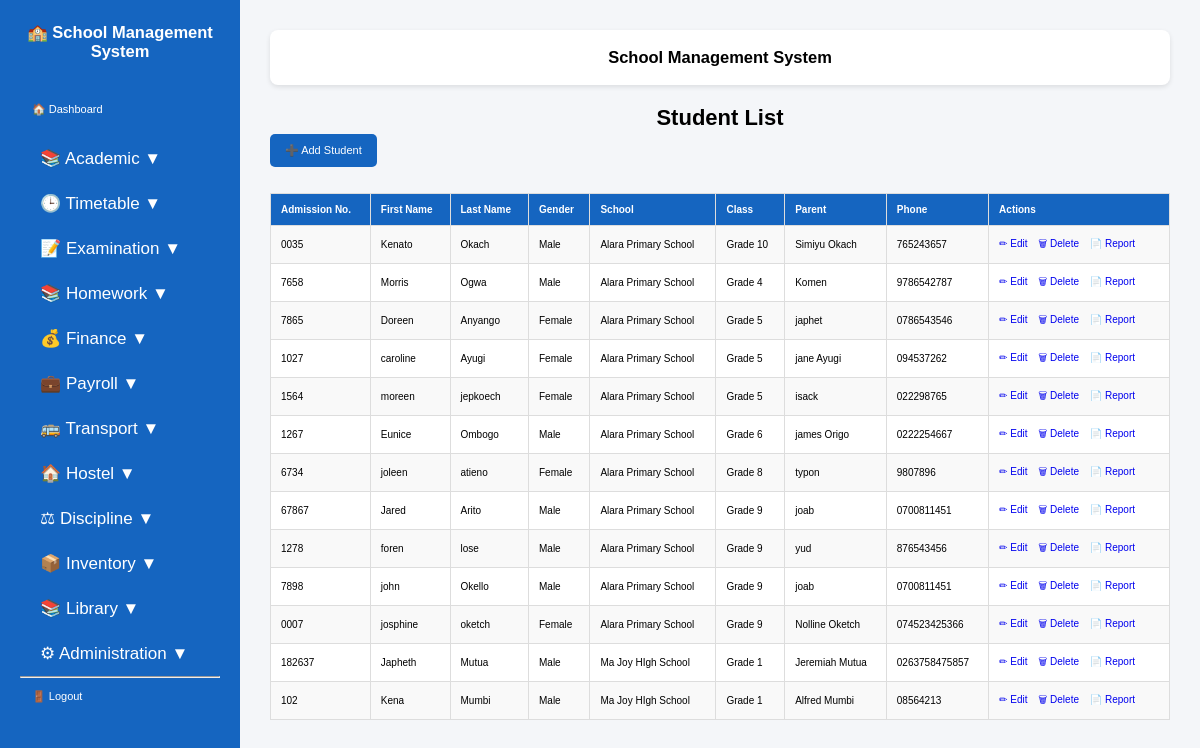
Page /students/ (signed in) on the committed database.
### students/models.py (models this page shows, shortened)
class Student(models.Model):
    user = models.OneToOneField(
        User,
        on_delete=models.CASCADE,
        null=True,
        blank=True,
        related_name="student_profile",
    )
    school = models.ForeignKey(
        SchoolProfile,
        on_delete=models.CASCADE,
        null=True,
        blank=True,
        related_name="students",
    )
    admission_number = models.CharField(max_length=20)
    first_name = models.CharField(max_length=100)
    last_name = models.CharField(max_length=100)
    gender = models.CharField(
        max_length=10,
        choices=[
            ("Male", "Male"),
            ("Female", "Female"),
        ],
    )
    date_of_birth = models.DateField()
    school_class = models.ForeignKey(
        SchoolClass,
        on_delete=models.SET_NULL,
        null=True,
        blank=True,
        related_name="students",
    )
    parent_name = models.CharField(max_length=100)
    phone = models.CharField(max_length=20)
    parent_user = models.ForeignKey(
        User,
        on_delete=models.SET_NULL,
        null=True,
        blank=True,
        related_name="children"
    )
    photo = models.ImageField(
        upload_to="students/",
        blank=True,
        null=True,
    )
    class Meta:
        constraints = [
            models.UniqueConstraint(
                fields=["school", "admission_number"],
                name="unique_admission_number_per_school",
            )
        ]

class SchoolProfile(models.Model):
    name = models.CharField(max_length=200, unique=True)
    motto = models.CharField(max_length=300, blank=True)
    address = models.CharField(max_length=300)
    phone = models.CharField(max_length=20)
    email = models.EmailField(blank=True)
    website = models.CharField(max_length=100, blank=True)
    current_term = models.CharField(max_length=20)
    academic_year = models.CharField(max_length=20)
    principal_name = models.CharField(max_length=100, blank=True)
    principal_signature = models.ImageField(
        upload_to="signatures/",
        blank=True,
        null=True,
    )
    logo = models.ImageField(
        upload_to="school_logos/",
        blank=True,
        null=True,
    )
    closing_date = models.DateField(null=True, blank=True)
    opening_date = models.DateField(null=True, blank=True)
    school_stamp = models.ImageField(
        upload_to="school/",
        blank=True,
        null=True,
)

class SchoolClass(models.Model):
    name = models.CharField(max_length=50)
    school = models.ForeignKey(
        SchoolProfile,
        on_delete=models.CASCADE,
        related_name="classes",
    )
    class_teacher = models.ForeignKey(
        Teacher,
        on_delete=models.SET_NULL,
        null=True,
        blank=True,
        related_name="class_teacher_for",
    )
    class Meta:
        constraints = [
            models.UniqueConstraint(
                fields=["school", "name"],
                name="unique_class_per_school",
            )
        ]

### students/view_modules/academic.py (the view, shortened to what this page needs)
# urls.py: path('students/', views.student_list, name='student_list'),
@login_required
@admin_or_bursar
def student_list(request):
    if request.user.is_superuser:
        students = Student.objects.select_related(
            "school",
            "school_class",
        ).all().order_by(
            "school__name",
            "school_class__name",
            "first_name",
        )
    return render(
        request,
        "students/student_list.html",
        {
            "students": students,
        },
    )

### students/templatetags/group_tags.py (called while the page is built)
@register.filter
def has_group(user, group_name):
    return user.groups.filter(name=group_name).exists()

### templates/students/student_list.html (shortened to what this page needs)
{% extends "base.html" %}
{% block content %}
<h1>Student List</h1>
<a class="btn" href="{% url 'add_student' %}">
    ➕ Add Student
</a>
<table>
    <tr>
        <th>Admission No.</th>
        <th>First Name</th>
        <th>Last Name</th>
        <th>Gender</th>
        <th>School</th>
        <th>Class</th>
        <th>Parent</th>
        <th>Phone</th>
        <th>Actions</th>
    </tr>
    {% for student in students %}
    <tr>
        <td>{{ student.admission_number }}</td>
        <td>{{ student.first_name }}</td>
        <td>{{ student.last_name }}</td>
        <td>{{ student.gender }}</td>
        <td>
            {% if student.school %}
                {{ student.school.name }}
            {% else %}
                Not Assigned
            {% endif %}
        </td>
        <td>
            {% if student.school_class %}
                {{ student.school_class.name }}
            {% else %}
                Not Assigned
            {% endif %}
        </td>
        <td>{{ student.parent_name }}</td>
        <td>{{ student.phone }}</td>
        <td>
            <a class="action-link"
               href="{% url 'edit_student' student.id %}">
                ✏ Edit
            </a>
            <a class="action-link"
               href="{% url 'delete_student' student.id %}">
                🗑 Delete
            </a>
            <a class="action-link"
               href="{% url 'student_report' student.id %}">
                📄 Report
            </a>
        </td>
    </tr>
    {% empty %}
    <tr>
        <td colspan="9">
            No students have been added yet.
        </td>
    </tr>
    {% endfor %}
</table>
{% endblock %}

### static/css/styles.css (style rules this page uses)
* { margin:0; padding:0; box-sizing:border-box; font-family:Arial, sans-serif; }
body { display:flex; background:#f4f6f9; }
.btn { display:inline-block; background:#2563eb; color:white; padding:8px 14px; border-radius:5px; text-decoration:none; }
body { font-family: Arial, sans-serif; font-size: 11px; margin: 0; padding: 0; color: #000; }
h1, h2, h3, h4 { margin: 3px 0; text-align: center; }
table { width: 100%; border-collapse: collapse; margin-top: 6px; }
th, td { border: 1px solid #000; padding: 3px; font-size: 10px; }
th { background: #f0f0f0; }

### templates/students/student_list.html (style rules this page uses)
table { width: 100%; border-collapse: collapse; background: white; }
th, td { border: 1px solid #ddd; padding: 10px; text-align: left; }
th { background: #1565c0; color: white; }
tr:nth-child(even) { background: #f9f9f9; }
.btn { display: inline-block; margin-bottom: 20px; padding: 10px 15px; background: #1565c0; color: white; text-decoration: none; border-radius: 5px; }
.action-link { text-decoration: none; margin-right: 8px; }

### rows in the picture
Student: admission_number "0035", first_name "Kenato", last_name "Okach", gender "Male", school.name "Alara Primary School", school_class.name "Grade 10", parent_name "Simiyu Okach", phone "765243657"
Student: admission_number "7658", first_name "Morris", last_name "Ogwa", gender "Male", school.name "Alara Primary School", school_class.name "Grade 4", parent_name "Komen", phone "9786542787"
Student: admission_number "7865", first_name "Doreen", last_name "Anyango", gender "Female", school.name "Alara Primary School", school_class.name "Grade 5", parent_name "japhet", phone "0786543546"
Student: admission_number "1027", first_name "caroline", last_name "Ayugi", gender "Female", school.name "Alara Primary School", school_class.name "Grade 5", parent_name "jane Ayugi", phone "094537262"
Student: admission_number "1564", first_name "moreen", last_name "jepkoech", gender "Female", school.name "Alara Primary School", school_class.name "Grade 5", parent_name "isack", phone "022298765"
Student: admission_number "1267", first_name "Eunice", last_name "Ombogo", gender "Male", school.name "Alara Primary School", school_class.name "Grade 6", parent_name "james Origo", phone "0222254667"
Student: admission_number "6734", first_name "joleen", last_name "atieno", gender "Female", school.name "Alara Primary School", school_class.name "Grade 8", parent_name "typon", phone "9807896"
Student: admission_number "67867", first_name "Jared", last_name "Arito", gender "Male", school.name "Alara Primary School", school_class.name "Grade 9", parent_name "joab", phone "0700811451"
Student: admission_number "1278", first_name "foren", last_name "lose", gender "Male", school.name "Alara Primary School", school_class.name "Grade 9", parent_name "yud", phone "876543456"
Student: admission_number "7898", first_name "john", last_name "Okello", gender "Male", school.name "Alara Primary School", school_class.name "Grade 9", parent_name "joab", phone "0700811451"
Student: admission_number "0007", first_name "josphine", last_name "oketch", gender "Female", school.name "Alara Primary School", school_class.name "Grade 9", parent_name "Nolline Oketch", phone "074523425366"
Student: admission_number "182637", first_name "Japheth", last_name "Mutua", gender "Male", school.name "Ma Joy HIgh School", school_class.name "Grade 1", parent_name "Jeremiah Mutua", phone "0263758475857"
Student: admission_number "102", first_name "Kena", last_name "Mumbi", gender "Male", school.name "Ma Joy HIgh School", school_class.name "Grade 1", parent_name "Alfred Mumbi", phone "08564213"
